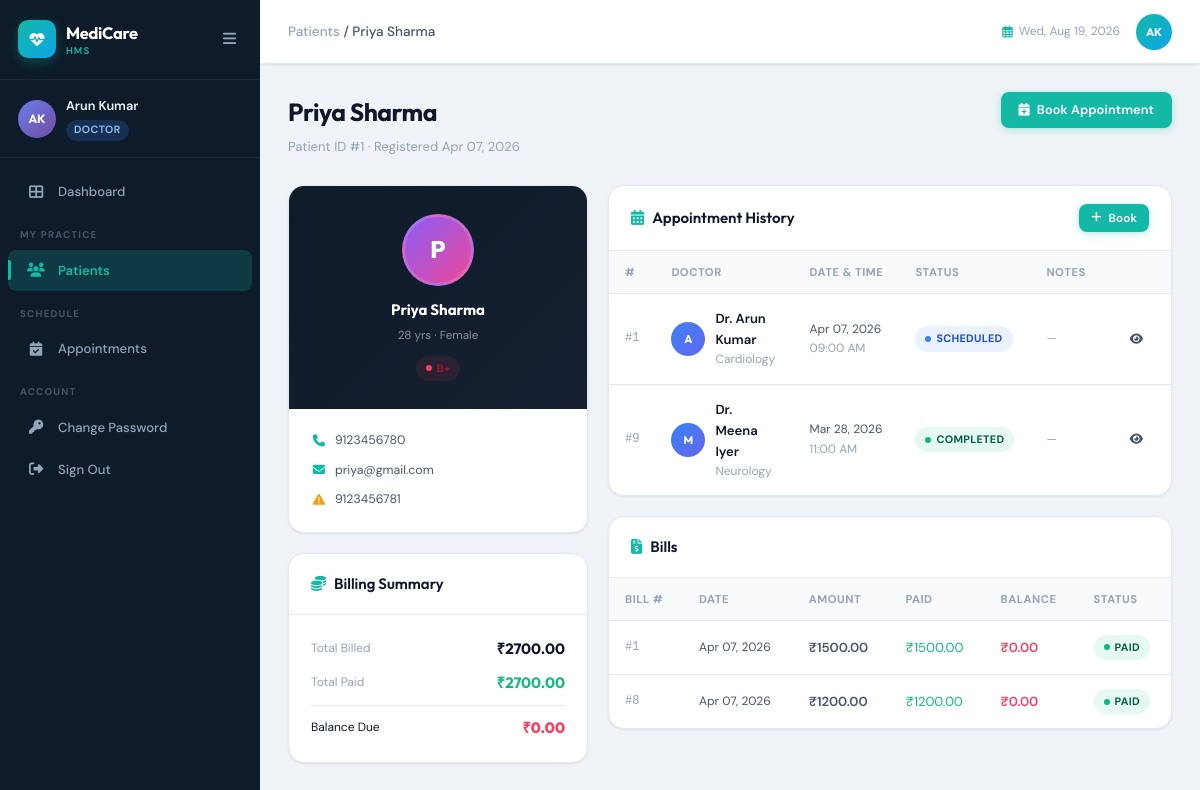
Page /patients/1/ (signed in) on the committed database.
### hospital/models.py (models this page shows, shortened)
class User(AbstractUser):
    ROLE_CHOICES = (
        ('admin', 'Admin'),
        ('doctor', 'Doctor'),
        ('patient', 'Patient'),
    )
    role = models.CharField(max_length=10, choices=ROLE_CHOICES, default='patient')
    phone = models.CharField(max_length=15, blank=True, null=True)
    requires_password_change = models.BooleanField(default=False)

class Patient(models.Model):
    GENDER_CHOICES = [('Male', 'Male'), ('Female', 'Female'), ('Other', 'Other')]
    BLOOD_GROUP_CHOICES = [
        ('A+', 'A+'), ('A-', 'A-'), ('B+', 'B+'), ('B-', 'B-'),
        ('AB+', 'AB+'), ('AB-', 'AB-'), ('O+', 'O+'), ('O-', 'O-'),
    ]
    user = models.OneToOneField(User, on_delete=models.SET_NULL, null=True, blank=True, related_name='patient_profile')
    patient_id = models.AutoField(primary_key=True)
    name = models.CharField(max_length=100)
    age = models.IntegerField()
    gender = models.CharField(max_length=10, choices=GENDER_CHOICES)
    contact = models.CharField(max_length=15)
    email = models.EmailField(blank=True, null=True)
    address = models.TextField(blank=True, null=True)
    blood_group = models.CharField(max_length=5, choices=BLOOD_GROUP_CHOICES, blank=True, null=True)
    emergency_contact = models.CharField(max_length=15, blank=True, null=True)
    registered_on = models.DateField(auto_now_add=True)

class Appointment(models.Model):
    STATUS_CHOICES = [
        ('Pending', 'Pending'),
        ('Scheduled', 'Scheduled'),
        ('Completed', 'Completed'),
        ('Cancelled', 'Cancelled'),
        ('No-Show', 'No-Show'),
    ]
    appointment_id = models.AutoField(primary_key=True)
    patient = models.ForeignKey(Patient, on_delete=models.CASCADE)
    doctor = models.ForeignKey(Doctor, on_delete=models.CASCADE)
    appointment_date = models.DateField()
    appointment_time = models.TimeField(default='09:00')
    status = models.CharField(max_length=50, choices=STATUS_CHOICES, default='Pending')
    reason = models.TextField(blank=True, null=True)
    notes = models.TextField(blank=True, null=True)
    created_at = models.DateTimeField(auto_now_add=True)
    class Meta:
        ordering = ['-appointment_date', '-appointment_time']

class Doctor(models.Model):
    SPECIALIZATION_CHOICES = [
        ('Cardiology', 'Cardiology'),
        ('Neurology', 'Neurology'),
        ('Orthopedics', 'Orthopedics'),
        ('Pediatrics', 'Pediatrics'),
        ('Dermatology', 'Dermatology'),
        ('General Medicine', 'General Medicine'),
        ('Gynecology', 'Gynecology'),
        ('Ophthalmology', 'Ophthalmology'),
        ('Psychiatry', 'Psychiatry'),
        ('Radiology', 'Radiology'),
        ('Surgery', 'Surgery'),
        ('Urology', 'Urology'),
        ('ENT', 'ENT'),
        ('Oncology', 'Oncology'),
        ('Endocrinology', 'Endocrinology'),
    ]
    user = models.OneToOneField(User, on_delete=models.SET_NULL, null=True, blank=True, related_name='doctor_profile')
    doctor_id = models.AutoField(primary_key=True)
    name = models.CharField(max_length=100)
    specialization = models.CharField(max_length=100, choices=SPECIALIZATION_CHOICES)
    contact = models.CharField(max_length=15)
    email = models.EmailField(blank=True, null=True)
    experience_years = models.PositiveIntegerField(default=0)
    available_days = models.CharField(max_length=200, default='Mon-Fri')
    created_at = models.DateTimeField(auto_now_add=True)

class Bill(models.Model):
    STATUS_CHOICES = [
        ('Pending', 'Pending'),
        ('Paid', 'Paid'),
        ('Partially Paid', 'Partially Paid'),
        ('Waived', 'Waived'),
    ]
    bill_id = models.AutoField(primary_key=True)
    patient = models.ForeignKey(Patient, on_delete=models.CASCADE)
    appointment = models.ForeignKey(Appointment, on_delete=models.SET_NULL, null=True, blank=True)
    amount = models.DecimalField(max_digits=10, decimal_places=2)
    paid_amount = models.DecimalField(max_digits=10, decimal_places=2, default=0)
    bill_date = models.DateField(auto_now_add=True)
    due_date = models.DateField(null=True, blank=True)
    status = models.CharField(max_length=20, choices=STATUS_CHOICES, default='Pending')
    description = models.TextField(blank=True, null=True)
    @property
    def balance(self):
        return self.amount - self.paid_amount

### hospital/views.py (the view, shortened to what this page needs)
# urls.py: path('patients/<int:pk>/', views.patient_detail, name='patient_detail'),
@login_required
def patient_detail(request, pk):
    patient = get_object_or_404(Patient, pk=pk)
    appointments = patient.appointment_set.select_related('doctor').order_by('-appointment_date')
    bills = patient.bill_set.order_by('-bill_date')
    total_billed = bills.aggregate(Sum('amount'))['amount__sum'] or 0
    total_paid = bills.aggregate(Sum('paid_amount'))['paid_amount__sum'] or 0
    return render(request, 'hospital/patient_detail.html', {
        'patient': patient, 'appointments': appointments,
        'bills': bills, 'total_billed': total_billed, 'total_paid': total_paid
    })

### hospital/templates/hospital/patient_detail.html (shortened to what this page needs)
{% extends 'hospital/base.html' %}
{% block breadcrumb %}<a href="{% url 'patient_list' %}" style="color:var(--text-muted);">Patients</a> / {{ patient.name }}{% endblock %}
{% block content %}
<div class="page-header">
  <div class="page-header-left">
    <h1 class="page-title">{{ patient.name }}</h1>
    <p class="page-subtitle">Patient ID #{{ patient.patient_id }} · Registered {{ patient.registered_on|date:"M d, Y" }}</p>
  </div>
  <div class="page-header-actions">
    <a href="{% url 'appointment_create' %}" class="btn btn-primary"><i class="fas fa-calendar-plus"></i> Book Appointment</a>
  </div>
</div>
<div style="display:grid;grid-template-columns:300px 1fr;gap:20px;">
  <div style="display:flex;flex-direction:column;gap:20px;">
    <div class="card">
      <div style="background:linear-gradient(135deg,#0D1B2A,#162032);padding:28px 20px;text-align:center;">
        <div style="width:72px;height:72px;border-radius:50%;background:linear-gradient(135deg,#8B5CF6,#EC4899);color:white;display:flex;align-items:center;justify-content:center;font-size:1.6rem;font-weight:800;font-family:'Outfit',sans-serif;margin:0 auto 12px;border:3px solid rgba(255,255,255,0.15);">
          {{ patient.name|first }}
        </div>
        <div style="font-family:'Outfit',sans-serif;font-size:1rem;font-weight:700;color:white;">{{ patient.name }}</div>
        <div style="font-size:0.78rem;color:rgba(255,255,255,0.5);margin-top:4px;">{{ patient.age }} yrs · {{ patient.gender }}</div>
        {% if patient.blood_group %}<div style="margin-top:10px;"><span class="badge badge-rose">{{ patient.blood_group }}</span></div>{% endif %}
      </div>
      <div class="card-body">
        <div style="display:flex;flex-direction:column;gap:10px;">
          <div class="profile-meta-row"><i class="fas fa-phone" style="color:var(--teal);width:16px;"></i>{{ patient.contact }}</div>
          {% if patient.email %}<div class="profile-meta-row"><i class="fas fa-envelope" style="color:var(--teal);width:16px;"></i>{{ patient.email }}</div>{% endif %}
          {% if patient.emergency_contact %}<div class="profile-meta-row"><i class="fas fa-exclamation-triangle" style="color:var(--amber);width:16px;"></i>{{ patient.emergency_contact }}</div>{% endif %}
        </div>
      </div>
    </div>
    <div class="card">
      <div class="card-header"><span class="card-title"><i class="fas fa-coins"></i> Billing Summary</span></div>
      <div class="card-body">
        <div style="display:flex;flex-direction:column;gap:10px;">
          <div style="display:flex;justify-content:space-between;align-items:center;"><span class="text-muted text-sm">Total Billed</span><span style="font-weight:700;font-family:'Outfit',sans-serif;">₹{{ total_billed|floatformat:2 }}</span></div>
          <div style="display:flex;justify-content:space-between;align-items:center;"><span class="text-muted text-sm">Total Paid</span><span style="font-weight:700;color:var(--green);font-family:'Outfit',sans-serif;">₹{{ total_paid|floatformat:2 }}</span></div>
          <div style="height:1px;background:var(--border);"></div>
          <div style="display:flex;justify-content:space-between;align-items:center;"><span class="text-sm font-600">Balance Due</span><span style="font-weight:800;color:var(--rose);font-family:'Outfit',sans-serif;">₹{{ total_billed|add:"-"|add:total_paid|default:"0.00" }}</span></div>
        </div>
      </div>
    </div>
  </div>
  <div style="display:flex;flex-direction:column;gap:20px;">
    <div class="card">
      <div class="card-header">
        <span class="card-title"><i class="fas fa-calendar-alt"></i> Appointment History</span>
        <a href="{% url 'appointment_create' %}" class="btn btn-primary btn-sm"><i class="fas fa-plus"></i> Book</a>
      </div>
      <div class="table-wrapper">
        <table>
          <thead><tr><th>#</th><th>Doctor</th><th>Date & Time</th><th>Status</th><th>Notes</th><th></th></tr></thead>
          <tbody>
            {% for appt in appointments %}
            <tr>
              <td class="td-id">#{{ appt.appointment_id }}</td>
              <td><div class="avatar-chip"><div class="chip-avatar chip-blue">{{ appt.doctor.name|first }}</div><div><div class="td-name">Dr. {{ appt.doctor.name }}</div><div class="text-muted text-sm">{{ appt.doctor.specialization }}</div></div></div></td>
              <td class="text-sm">{{ appt.appointment_date|date:"M d, Y" }}<br><span class="text-muted">{{ appt.appointment_time|time:"h:i A" }}</span></td>
              <td>
                {% if appt.status == 'Scheduled' %}<span class="badge badge-blue">{{ appt.status }}</span>
                {% elif appt.status == 'Completed' %}<span class="badge badge-green">{{ appt.status }}</span>
                {% elif appt.status == 'Cancelled' %}<span class="badge badge-rose">{{ appt.status }}</span>
                {% elif appt.status == 'Pending' %}<span class="badge badge-amber">{{ appt.status }}</span>
                {% else %}<span class="badge badge-gray">{{ appt.status }}</span>{% endif %}
              </td>
              <td class="text-sm text-muted">{{ appt.notes|default:"—"|truncatechars:30 }}</td>
              <td><a href="{% url 'appointment_detail' appt.pk %}" class="btn btn-ghost btn-sm"><i class="fas fa-eye"></i></a></td>
            </tr>
            {% empty %}
            <tr><td colspan="6"><div class="empty-state"><div class="empty-title">No appointments</div></div></td></tr>
            {% endfor %}
          </tbody>
        </table>
      </div>
    </div>
    <div class="card">
      <div class="card-header">
        <span class="card-title"><i class="fas fa-file-invoice-dollar"></i> Bills</span>
      </div>
      <div class="table-wrapper">
        <table>
          <thead><tr><th>Bill #</th><th>Date</th><th>Amount</th><th>Paid</th><th>Balance</th><th>Status</th></tr></thead>
          <tbody>
            {% for bill in bills %}
            <tr>
              <td class="td-id">#{{ bill.bill_id }}</td>
              <td class="text-sm">{{ bill.bill_date|date:"M d, Y" }}</td>
              <td style="font-weight:600;">₹{{ bill.amount }}</td>
              <td style="color:var(--green);">₹{{ bill.paid_amount }}</td>
              <td style="font-weight:600;color:var(--rose);">₹{{ bill.balance }}</td>
              <td>
                {% if bill.status == 'Paid' %}<span class="badge badge-green">Paid</span>
                {% elif bill.status == 'Pending' %}<span class="badge badge-amber">Pending</span>
                {% elif bill.status == 'Partially Paid' %}<span class="badge badge-blue">Partial</span>
                {% else %}<span class="badge badge-gray">{{ bill.status }}</span>{% endif %}
              </td>
            </tr>
            {% empty %}
            <tr><td colspan="6"><div class="empty-state"><div class="empty-title">No bills</div></div></td></tr>
            {% endfor %}
          </tbody>
        </table>
      </div>
    </div>
  </div>
</div>
{% endblock %}

### hospital/templates/hospital/base.html (shortened to what this page needs)
<!DOCTYPE html>
<html lang="en">
<head>
<link rel="stylesheet" href="https://cdnjs.cloudflare.com/ajax/libs/font-awesome/6.5.0/css/all.min.css">
{% load static %}
<link rel="stylesheet" href="{% static 'hospital/css/hms.css' %}">
</head>
<body>
{% if user.is_authenticated %}
<aside class="sidebar" id="sidebar">
  <div class="sidebar-header">
    <div class="sidebar-logo">
      <div class="logo-icon"><i class="fas fa-heartbeat"></i></div>
      <div class="logo-text">
        <span class="logo-name">MediCare</span>
        <span class="logo-sub">HMS</span>
      </div>
    </div>
    <button class="sidebar-toggle" id="sidebarToggle"><i class="fas fa-bars"></i></button>
  </div>
  <div class="sidebar-user">
    <div class="user-avatar">{{ user.first_name|first|upper }}{{ user.last_name|first|upper }}</div>
    <div class="user-info">
      <span class="user-name">{{ user.get_full_name|default:user.username }}</span>
      <span class="user-role role-{{ user.role }}">{{ user.role|title }}</span>
    </div>
  </div>
  <nav class="sidebar-nav">
    <a href="{% url 'dashboard' %}" class="nav-item {% if request.resolver_match.url_name == 'dashboard' %}active{% endif %}">
      <i class="fas fa-th-large"></i><span>Dashboard</span>
    </a>
    {% if user.role == 'doctor' %}
    <div class="nav-section">My Practice</div>
    <a href="{% url 'patient_list' %}" class="nav-item {% if 'patient' in request.resolver_match.url_name %}active{% endif %}">
      <i class="fas fa-users"></i><span>Patients</span>
    </a>
    {% endif %}
    <div class="nav-section">{% if user.role == 'patient' %}My{% else %}Schedule{% endif %}</div>
    <a href="{% url 'appointment_list' %}" class="nav-item {% if 'appointment' in request.resolver_match.url_name %}active{% endif %}">
      <i class="fas fa-calendar-check"></i><span>Appointments</span>
    </a>
    <div class="nav-section">Account</div>
    <a href="{% url 'change_password' %}" class="nav-item {% if request.resolver_match.url_name == 'change_password' %}active{% endif %}">
      <i class="fas fa-key"></i><span>Change Password</span>
    </a>
    <a href="{% url 'logout' %}" class="nav-item nav-logout">
      <i class="fas fa-sign-out-alt"></i><span>Sign Out</span>
    </a>
  </nav>
</aside>
<div class="main-wrapper" id="mainWrapper">
  <header class="topbar">
    <div class="topbar-left">
      <div class="breadcrumb">
        <span>{% block breadcrumb %}Dashboard{% endblock %}</span>
      </div>
    </div>
    <div class="topbar-right">
      <div class="topbar-date"><i class="far fa-calendar-alt"></i> <span id="currentDate"></span></div>
      <div class="topbar-user">
        <div class="topbar-avatar">{{ user.first_name|first|upper }}{{ user.last_name|first|upper }}</div>
      </div>
    </div>
  </header>
  <main class="page-content">
    {% block content %}{% endblock %}
  </main>
</div>
{% endif %}
{% load static %}
</body>
</html>

### rows in the picture
User: first_name|first "A", last_name|first "K", get_full_name "Arun Kumar", role "DOCTOR"
Patient: name "Priya Sharma", patient_id "1", registered_on "Apr 07, 2026", name|first "P", age "28", gender "Female", blood_group "B+", contact "9123456780", email "priya@gmail.com", emergency_contact "9123456781"
Appointment: appointment_id "1", doctor.name|first "A", doctor.name "Arun Kumar", doctor.specialization "Cardiology", appointment_date "Apr 07, 2026", appointment_time "09:00 AM", status "SCHEDULED", notes "—"
Appointment: appointment_id "9", doctor.name|first "M", doctor.name "Meena Iyer", doctor.specialization "Neurology", appointment_date "Mar 28, 2026", appointment_time "11:00 AM", status "COMPLETED", notes "—"
Bill: bill_id "1", bill_date "Apr 07, 2026", amount "1500.00", paid_amount "1500.00", balance "0.00", status "PAID"
Bill: bill_id "8", bill_date "Apr 07, 2026", amount "1200.00", paid_amount "1200.00", balance "0.00", status "PAID"

### other values in the picture
{{ total_billed|floatformat:2 }} "2700.00"
{{ total_paid|floatformat:2 }} "2700.00"
{{ total_billed|add:"-"|add:total_paid|default:"0.00" }} "0.00"
